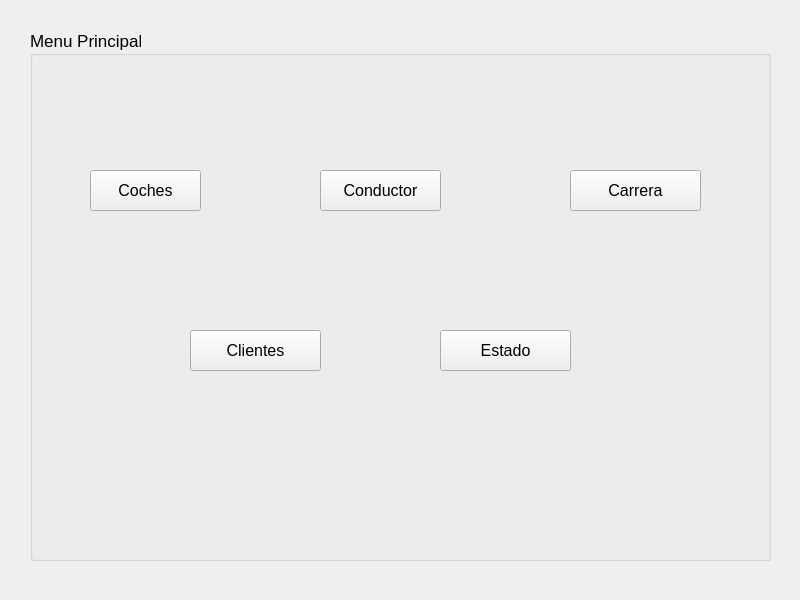
<?xml version="1.0" encoding="UTF-8"?>
<ui version="4.0">
 <class>MenuUsuario</class>
 <widget class="QWidget" name="MenuUsuario">
  <property name="geometry">
   <rect>
    <x>0</x>
    <y>0</y>
    <width>800</width>
    <height>600</height>
   </rect>
  </property>
  <property name="windowTitle">
   <string>Form</string>
  </property>
  <widget class="QGroupBox" name="groupBox">
   <property name="geometry">
    <rect>
     <x>30</x>
     <y>30</y>
     <width>741</width>
     <height>531</height>
    </rect>
   </property>
   <property name="font">
    <font>
     <pointsize>13</pointsize>
    </font>
   </property>
   <property name="title">
    <string>Menu Principal</string>
   </property>
   <widget class="QPushButton" name="pushButton_4">
    <property name="geometry">
     <rect>
      <x>160</x>
      <y>300</y>
      <width>131</width>
      <height>41</height>
     </rect>
    </property>
    <property name="sizePolicy">
     <sizepolicy hsizetype="Minimum" vsizetype="Preferred">
      <horstretch>0</horstretch>
      <verstretch>0</verstretch>
     </sizepolicy>
    </property>
    <property name="font">
     <font>
      <pointsize>12</pointsize>
     </font>
    </property>
    <property name="text">
     <string>Clientes</string>
    </property>
   </widget>
   <widget class="QPushButton" name="pushButton_5">
    <property name="geometry">
     <rect>
      <x>410</x>
      <y>300</y>
      <width>131</width>
      <height>41</height>
     </rect>
    </property>
    <property name="sizePolicy">
     <sizepolicy hsizetype="Minimum" vsizetype="Preferred">
      <horstretch>0</horstretch>
      <verstretch>0</verstretch>
     </sizepolicy>
    </property>
    <property name="font">
     <font>
      <pointsize>12</pointsize>
     </font>
    </property>
    <property name="text">
     <string>Estado</string>
    </property>
   </widget>
   <widget class="QPushButton" name="pushButton">
    <property name="geometry">
     <rect>
      <x>60</x>
      <y>140</y>
      <width>111</width>
      <height>41</height>
     </rect>
    </property>
    <property name="sizePolicy">
     <sizepolicy hsizetype="Minimum" vsizetype="Preferred">
      <horstretch>0</horstretch>
      <verstretch>0</verstretch>
     </sizepolicy>
    </property>
    <property name="font">
     <font>
      <pointsize>12</pointsize>
     </font>
    </property>
    <property name="text">
     <string>Coches</string>
    </property>
   </widget>
   <widget class="QPushButton" name="pushButton_2">
    <property name="geometry">
     <rect>
      <x>290</x>
      <y>140</y>
      <width>121</width>
      <height>41</height>
     </rect>
    </property>
    <property name="sizePolicy">
     <sizepolicy hsizetype="Minimum" vsizetype="Preferred">
      <horstretch>0</horstretch>
      <verstretch>0</verstretch>
     </sizepolicy>
    </property>
    <property name="font">
     <font>
      <pointsize>12</pointsize>
     </font>
    </property>
    <property name="text">
     <string>Conductor</string>
    </property>
   </widget>
   <widget class="QPushButton" name="pushButton_3">
    <property name="geometry">
     <rect>
      <x>540</x>
      <y>140</y>
      <width>131</width>
      <height>41</height>
     </rect>
    </property>
    <property name="sizePolicy">
     <sizepolicy hsizetype="Minimum" vsizetype="Preferred">
      <horstretch>0</horstretch>
      <verstretch>0</verstretch>
     </sizepolicy>
    </property>
    <property name="font">
     <font>
      <pointsize>12</pointsize>
     </font>
    </property>
    <property name="text">
     <string>Carrera</string>
    </property>
   </widget>
  </widget>
 </widget>
 <resources/>
 <connections/>
</ui>
